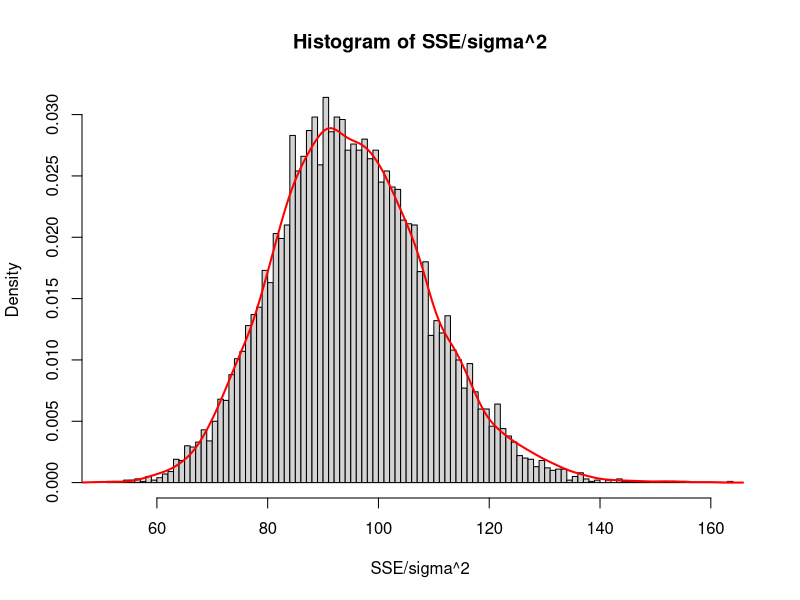
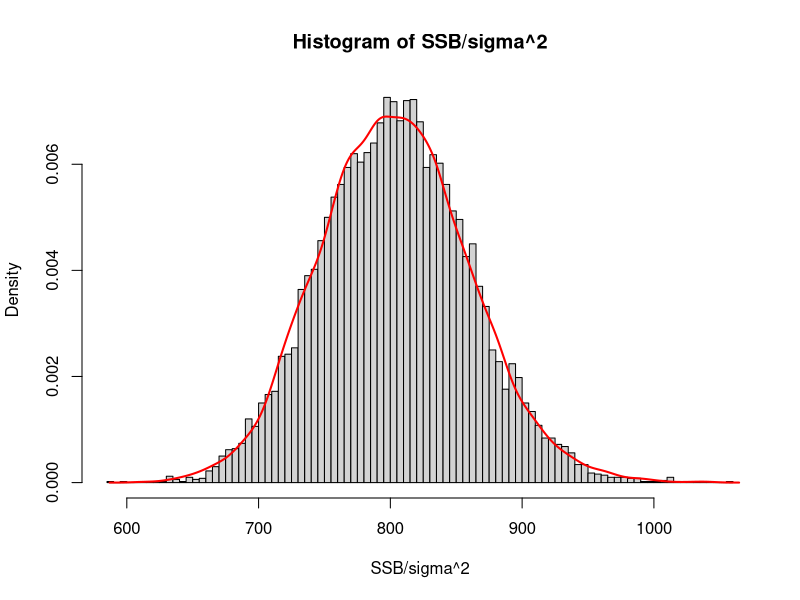

The R source for these figures, in order:
## ---- chunk 1

m = 5 ## five group comparison

neach = 20 ## each group, 20 subjects

n = neach * m ## total size

mu = c(-2, -1, 0, 1, 2)

mu_bar = sum(mu*neach)/n

sigma = 0.5 ## equal variance of each group

lambda = sum(neach*(mu - mu_bar)^2)

nu1 = m - 1 ## df on numerator
nu2 = n - m ## df on denominator

group = rep(factor(c(1:m)), each = neach)

nsim = 10^4

SSB = NULL
SSE = NULL

for(nn in 1:nsim){
  
  y = NULL
  
  for (i in 1:m) {
    
    y = c(y, rnorm(neach, mean = mu[i], sd = sigma))
    
  }
  
  ## using one-way anova to get the F-stat
  
  fit = aov(y~group)
  
  fit.summary = summary(fit)[[1]]
  
  SSB[nn] = fit.summary$`Sum Sq`[1]
  SSE[nn] = fit.summary$`Sum Sq`[2]
  
}

## check for SSE

hist(SSE/sigma^2, 100, probability = T)

lines(density(rchisq(10^4, df = n - m)), col = "red", lwd = 2)

## check for SSB

hist(SSB/sigma^2, 100, probability = T)

lines(density(rchisq(10^4, df = m - 1, ncp = lambda/sigma^2)), col = "red", lwd = 2)

